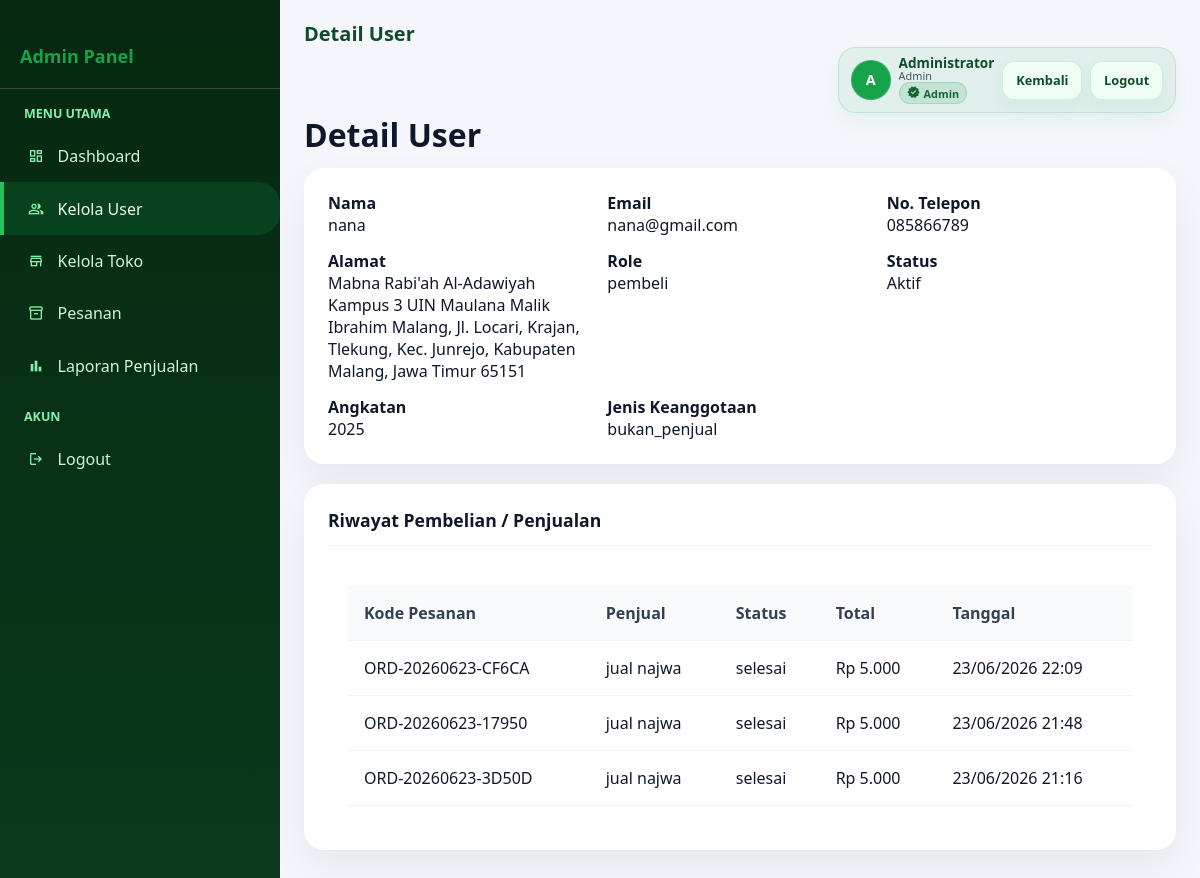
The app's page /admin/users_detail.php?id=3 (signed in) with its own data.
### tables this page shows
CREATE TABLE `users` (
  `id` int(10) UNSIGNED NOT NULL,
  `nama` varchar(150) NOT NULL,
  `angkatan` varchar(30) NOT NULL COMMENT 'Contoh: 2020, 2021, Alumni',
  `jenis_keanggotaan` enum('penjual','bukan_penjual') NOT NULL,
  `alamat` text NOT NULL,
  `no_telp` varchar(30) DEFAULT NULL COMMENT 'Nomor telepon pengguna',
  `email` varchar(150) NOT NULL,
  `password` varchar(255) NOT NULL COMMENT 'Bcrypt hash',
  `role` enum('admin','penjual','pembeli') NOT NULL DEFAULT 'pembeli',
  `is_active` tinyint(1) NOT NULL DEFAULT 1,
  `created_at` datetime NOT NULL DEFAULT current_timestamp(),
  `updated_at` datetime NOT NULL DEFAULT current_timestamp() ON UPDATE current_timestamp()
);

CREATE TABLE `pesanan` (
  `id` int(10) UNSIGNED NOT NULL,
  `kode_pesanan` varchar(30) NOT NULL COMMENT 'Format: ORD-YYYYMMDD-XXXXX',
  `pembeli_id` int(10) UNSIGNED NOT NULL,
  `toko_id` int(10) UNSIGNED NOT NULL,
  `total_harga` decimal(15,2) NOT NULL DEFAULT 0.00,
  `ongkir` decimal(15,2) NOT NULL DEFAULT 0.00,
  `grand_total` decimal(15,2) NOT NULL DEFAULT 0.00,
  `alamat_kirim` text NOT NULL,
  `catatan` text DEFAULT NULL,
  `status` enum('menunggu_konfirmasi','dikonfirmasi','diproses','dikirim','selesai','dibatalkan') NOT NULL DEFAULT 'menunggu_konfirmasi',
  `metode_bayar` enum('transfer','cod','ewallet') NOT NULL DEFAULT 'transfer',
  `bukti_bayar` varchar(255) DEFAULT NULL,
  `created_at` datetime NOT NULL DEFAULT current_timestamp(),
  `updated_at` datetime NOT NULL DEFAULT current_timestamp() ON UPDATE current_timestamp(),
  `bukti_pembayaran` varchar(255) DEFAULT NULL COMMENT 'File bukti pembayaran untuk admin review',
  `bukti_pengiriman` varchar(255) DEFAULT NULL COMMENT 'File bukti pengiriman dari penjual',
  `admin_approval_status` enum('pending','approved','rejected') NOT NULL DEFAULT 'pending' COMMENT 'Status persetujuan admin'
);

CREATE TABLE `toko` (
  `id` int(10) UNSIGNED NOT NULL,
  `user_id` int(10) UNSIGNED NOT NULL,
  `nama_toko` varchar(150) NOT NULL,
  `deskripsi` text DEFAULT NULL,
  `foto_toko` varchar(255) DEFAULT NULL,
  `bank_nama` varchar(100) DEFAULT NULL,
  `no_rekening` varchar(50) DEFAULT NULL,
  `nama_rekening` varchar(150) DEFAULT NULL,
  `total_terjual` int(10) UNSIGNED NOT NULL DEFAULT 0,
  `is_active` tinyint(1) NOT NULL DEFAULT 1,
  `created_at` datetime NOT NULL DEFAULT current_timestamp(),
  `updated_at` datetime NOT NULL DEFAULT current_timestamp() ON UPDATE current_timestamp()
);

### Koneksi.php (called while the page is built, shortened)
<?php
function format_rupiah($nominal) {
    return "Rp " . number_format($nominal, 0, ',', '.');
}
?>

### admin/users_detail.php (the view, shortened to what this page needs)
<?php
include '../Koneksi.php';
$id = isset($_GET['id']) ? (int)$_GET['id'] : 0;
$user = mysqli_fetch_assoc(mysqli_query($koneksi, "SELECT * FROM users WHERE id = $id"));
$toko = mysqli_fetch_assoc(mysqli_query($koneksi, "SELECT * FROM toko WHERE user_id = $id"));
$pesanan = mysqli_query($koneksi, "SELECT p.*, t.nama_toko FROM pesanan p JOIN toko t ON p.toko_id = t.id WHERE p.pembeli_id = $id OR p.toko_id = " . ((int)($toko['id'] ?? 0)) . " ORDER BY p.created_at DESC");
?>
<!DOCTYPE html>
<html>
<head>
    <link rel="stylesheet" href="../admin/Style.css">
</head>
<body>
<div class="wrapper">
    <div class="sidebar">
        <div style="padding: 20px; border-bottom: 1px solid #444;">
            <h3 style="color: #16a34a; font-size: 18px;">Admin Panel</h3>
        </div>
        <ul class="sidebar-menu">
            <li class="sidebar-title">Menu Utama</li>
            <li><a href="index.php"><span class="material-symbols-outlined icon">dashboard</span> Dashboard</a></li>
            <li><a href="users.php" class="active"><span class="material-symbols-outlined icon">people</span> Kelola User</a></li>
            <li><a href="toko.php"><span class="material-symbols-outlined icon">store</span> Kelola Toko</a></li>
            <li><a href="pesanan.php"><span class="material-symbols-outlined icon">inventory_2</span> Pesanan</a></li>
            <li><a href="laporan_penjualan.php"><span class="material-symbols-outlined icon">bar_chart</span> Laporan Penjualan</a></li>
            <li class="sidebar-title">Akun</li>
            <li><a href="../auth/logout.php"><span class="material-symbols-outlined icon">logout</span> Logout</a></li>
        </ul>
    </div>
    <div class="main-content">
        <div class="navbar">
            <div class="navbar-brand">Detail User</div>
            <div class="navbar-right">
                <div class="navbar-user">
                    <div class="avatar">
                        <?php if (!empty($_SESSION['avatar']) && file_exists(__DIR__ . '/../uploads/' . $_SESSION['avatar'])): ?>
                            <img src="../uploads/<?php echo htmlspecialchars($_SESSION['avatar']); ?>" alt="avatar">
                        <?php else: ?>
                            <span class="avatar-initials"><?php echo strtoupper(substr(trim($_SESSION['nama'] ?? 'A'),0,1)); ?></span>
                        <?php endif; ?>
                    </div>
                    <div class="user-info">
                        <div class="user-name"><?php echo htmlspecialchars($_SESSION['nama'] ?? 'Admin'); ?></div>
                        <div class="user-role"><span class="badge <?php echo 'badge-' . (strtolower($_SESSION['role'] ?? 'admin')); ?>"><?php echo htmlspecialchars(ucfirst($_SESSION['role'] ?? 'Admin')); ?></span></div>
                    </div>
                    <div class="navbar-links">
                        <a href="users.php" class="btn btn-sm">Kembali</a>
                        <a href="../auth/logout.php" class="btn btn-danger btn-sm">Logout</a>
                    </div>
                </div>
            </div>
        </div>
        <h1 class="page-title">Detail User</h1>
        <div class="card" style="margin-bottom: 20px;">
            <div style="display:grid; grid-template-columns: repeat(auto-fit, minmax(220px, 1fr)); gap: 14px;">
                <div><strong>Nama</strong><br><?php echo htmlspecialchars($user['nama']); ?></div>
                <div><strong>Email</strong><br><?php echo htmlspecialchars($user['email']); ?></div>
                <div><strong>No. Telepon</strong><br><?php echo htmlspecialchars($user['no_telp'] ?? '-'); ?></div>
                <div><strong>Alamat</strong><br><?php echo htmlspecialchars($user['alamat'] ?? '-'); ?></div>
                <div><strong>Role</strong><br><?php echo htmlspecialchars($user['role']); ?></div>
                <div><strong>Status</strong><br><?php echo $user['is_active'] ? 'Aktif' : 'Nonaktif'; ?></div>
                <div><strong>Angkatan</strong><br><?php echo htmlspecialchars($user['angkatan'] ?? '-'); ?></div>
                <div><strong>Jenis Keanggotaan</strong><br><?php echo htmlspecialchars($user['jenis_keanggotaan'] ?? '-'); ?></div>
            </div>
        </div>
        <div class="card">
            <div class="card-header">Riwayat Pembelian / Penjualan</div>
            <div style="overflow-x:auto; padding: 20px;">
                <table class="table">
                    <thead><tr><th>Kode Pesanan</th><th>Penjual</th><th>Status</th><th>Total</th><th>Tanggal</th></tr></thead>
                    <tbody>
                        <?php if (mysqli_num_rows($pesanan) > 0) { while ($row = mysqli_fetch_assoc($pesanan)) { ?>
                        <tr><td><?php echo htmlspecialchars($row['kode_pesanan']); ?></td><td><?php echo htmlspecialchars($row['nama_toko']); ?></td><td><?php echo htmlspecialchars($row['status']); ?></td><td><?php echo format_rupiah($row['grand_total']); ?></td><td><?php echo date('d/m/Y H:i', strtotime($row['created_at'])); ?></td></tr>
                        <?php } } else { ?><tr><td colspan="5">Belum ada riwayat.</td></tr><?php } ?>
                    </tbody>
                </table>
            </div>
        </div>
    </div>
</div>
</body>
</html>

### records on screen
users: nama "nana", email "nana@gmail.com", no_telp "085866789", alamat "Mabna Rabi'ah Al-Adawiyah Kampus 3 UIN Maulana Malik Ibrahim Malang, Jl. Locari, Krajan, Tlekung, Kec. Junrejo, Kabupaten Malang, Jawa Timur 65151", role "pembeli", angkatan "2025", jenis_keanggotaan "bukan_penjual"
pesanan: kode_pesanan "ORD-20260623-CF6CA", toko.nama_toko "jual najwa", status "selesai", grand_total "Rp 5.000", created_at "23/06/2026 22:09"
pesanan: kode_pesanan "ORD-20260623-17950", toko.nama_toko "jual najwa", status "selesai", grand_total "Rp 5.000", created_at "23/06/2026 21:48"
pesanan: kode_pesanan "ORD-20260623-3D50D", toko.nama_toko "jual najwa", status "selesai", grand_total "Rp 5.000", created_at "23/06/2026 21:16"

### other values on screen
substr(trim($_SESSION['nama'] ?? 'A'),0,1) "A"
$_SESSION['nama'] "Administrator"
$_SESSION['role'] "Admin"
